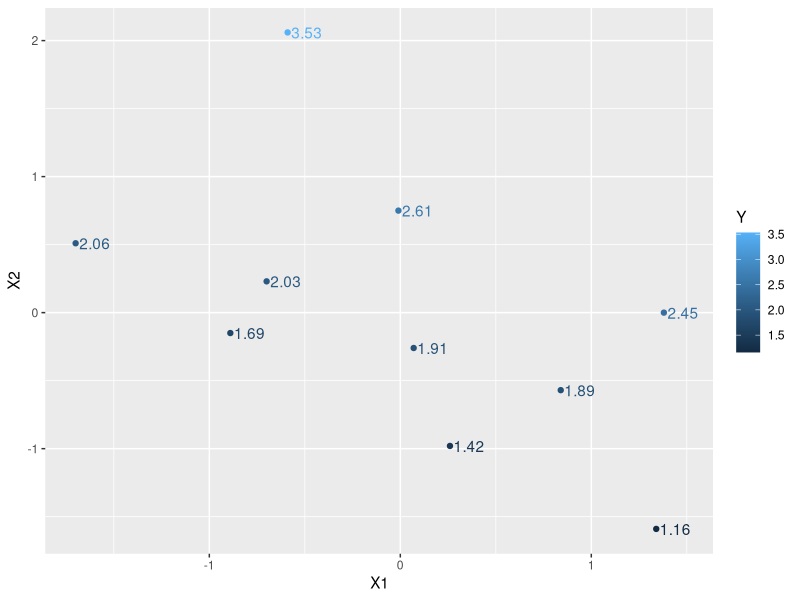
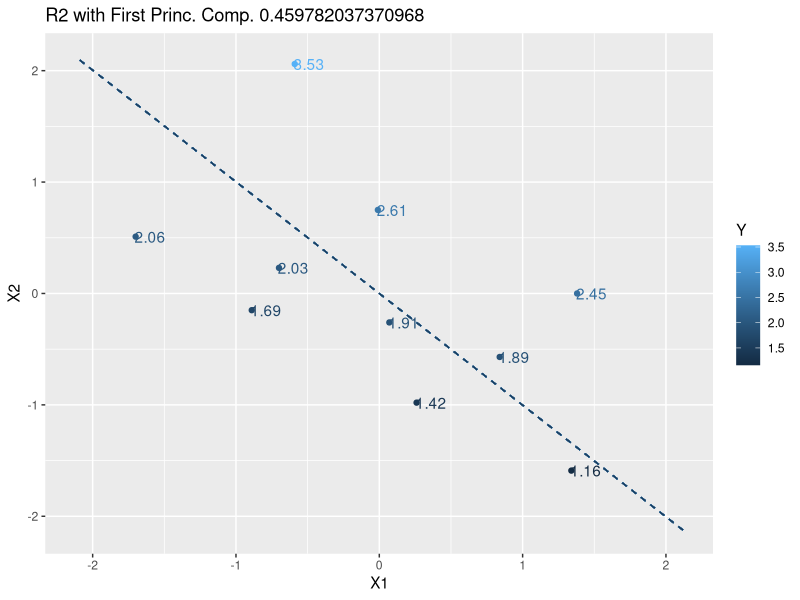
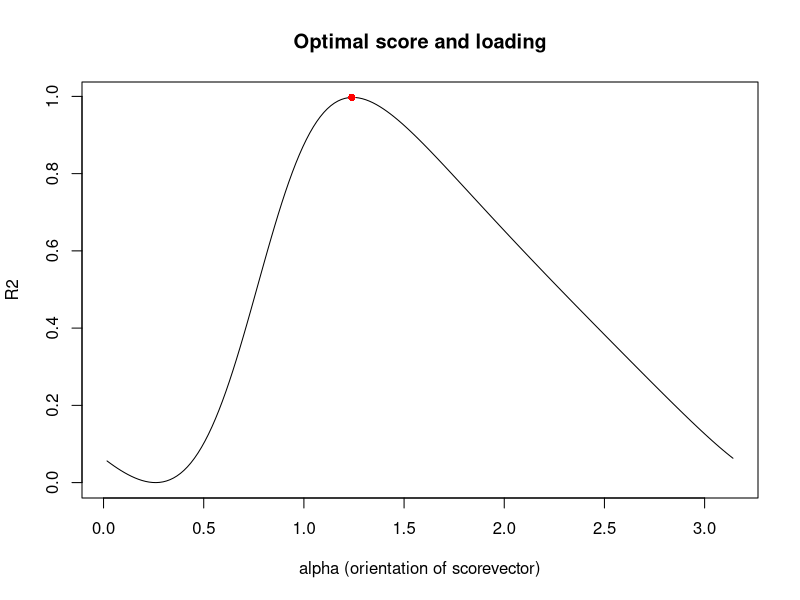
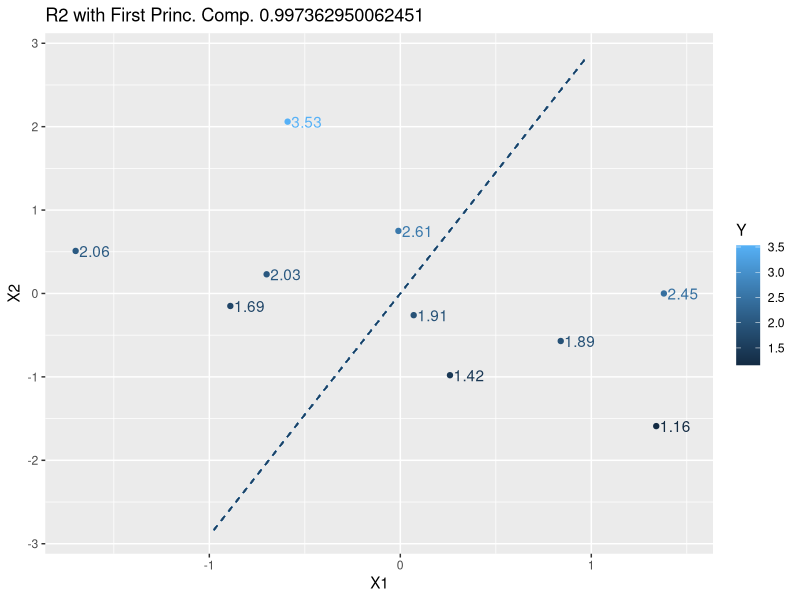
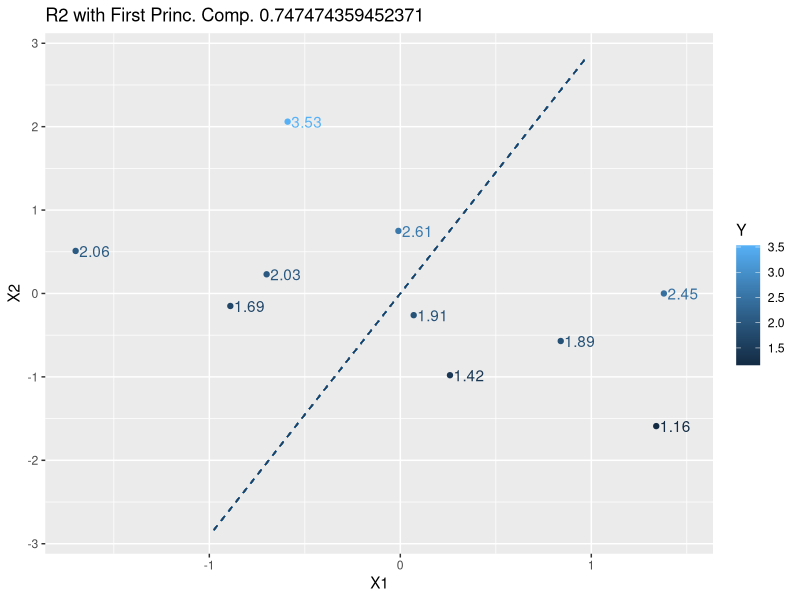

These charts were generated, in order, by the following R code:
library(ggplot2)
library(dplyr)
library(tidyr)
library(magrittr)
library(readxl)
library(lubridate)

data <- read.csv('PLS_PCR_Comp.csv') %>% as_tibble
data

ggplot(data, aes(x=X1, y=X2, color=Y)) + geom_point() +
  geom_text(aes(label=Y), nudge_x=.1)

# PCR from PCA
ir.pca <- prcomp(data %>% select(-Y), center=F, scale.=F) 
eigval <- ir.pca$sd^2
eigvec.largest <- ir.pca$rotation[,'PC1']

X_Project = data[, c("X1", "X2")] %>% as.matrix() %*% eigvec.largest
CorrCoef = cor(X_Project, data$Y)
print(CorrCoef**2) # 0.459782

ggplot(data, aes(x=X1, y=X2, color=Y)) + geom_point() +
  geom_text(aes(label=Y), nudge_x=.1) +
  geom_segment(aes(x=-3*eigvec.largest[1], y=-3*eigvec.largest[2],
                   xend=3*eigvec.largest[1], yend=3*eigvec.largest[2]), linetype=2) +
  ggtitle(paste('R2 with First Princ. Comp.', CorrCoef**2))

# Project data on first component rotated
a <- 1:180*3.1415/180
c <- sapply(a, function(a) {
  X_Projected = data[, c("X1", "X2")] %>% as.matrix() %*% c(cos(a), sin(a))
  cor(X_Projected, data$Y)**2
})

plot(a, c, type='l', xlab='alpha (orientation of scorevector)', ylab='R2',
     main='Optimal score and loading')
points(a[which(c == max(c))], max(c), col='red', pch=16)

V_opt = c(cos(a[which(c == max(c))]), sin(a[which(c == max(c))]))
X_Project = data[, c("X1", "X2")] %>% as.matrix() %*% V_opt
CorrCoef = cor(X_Project, data$Y)
print(CorrCoef**2)

ggplot(data, aes(x=X1, y=X2, color=Y)) + geom_point() +
  geom_text(aes(label=Y), nudge_x=.1) +
  geom_segment(aes(x=-3*V_opt[1], y=-3*V_opt[2],
                   xend=3*V_opt[1], yend=3*V_opt[2]), linetype=2) +
  ggtitle(paste('R2 with First Princ. Comp.', CorrCoef**2))

# Partial least squares regression
library(pls)
model <- plsr(Y ~ X1 + X2, ncomp=1, data=data, validation='none')
summary(model)

V_proc = loading.weights(model)[,1]
X_Project = data[, c("X1", "X2")] %>% as.matrix() %*% V_proc
CorrCoef = cor(X_Project, data$Y)
print(CorrCoef**2)

ggplot(data, aes(x=X1, y=X2, color=Y)) + geom_point() +
  geom_text(aes(label=Y), nudge_x=.1) +
  geom_segment(aes(x=-3*V_opt[1], y=-3*V_opt[2],
                   xend=3*V_opt[1], yend=3*V_opt[2]), linetype=2) +
  ggtitle(paste('R2 with First Princ. Comp.', CorrCoef**2))
